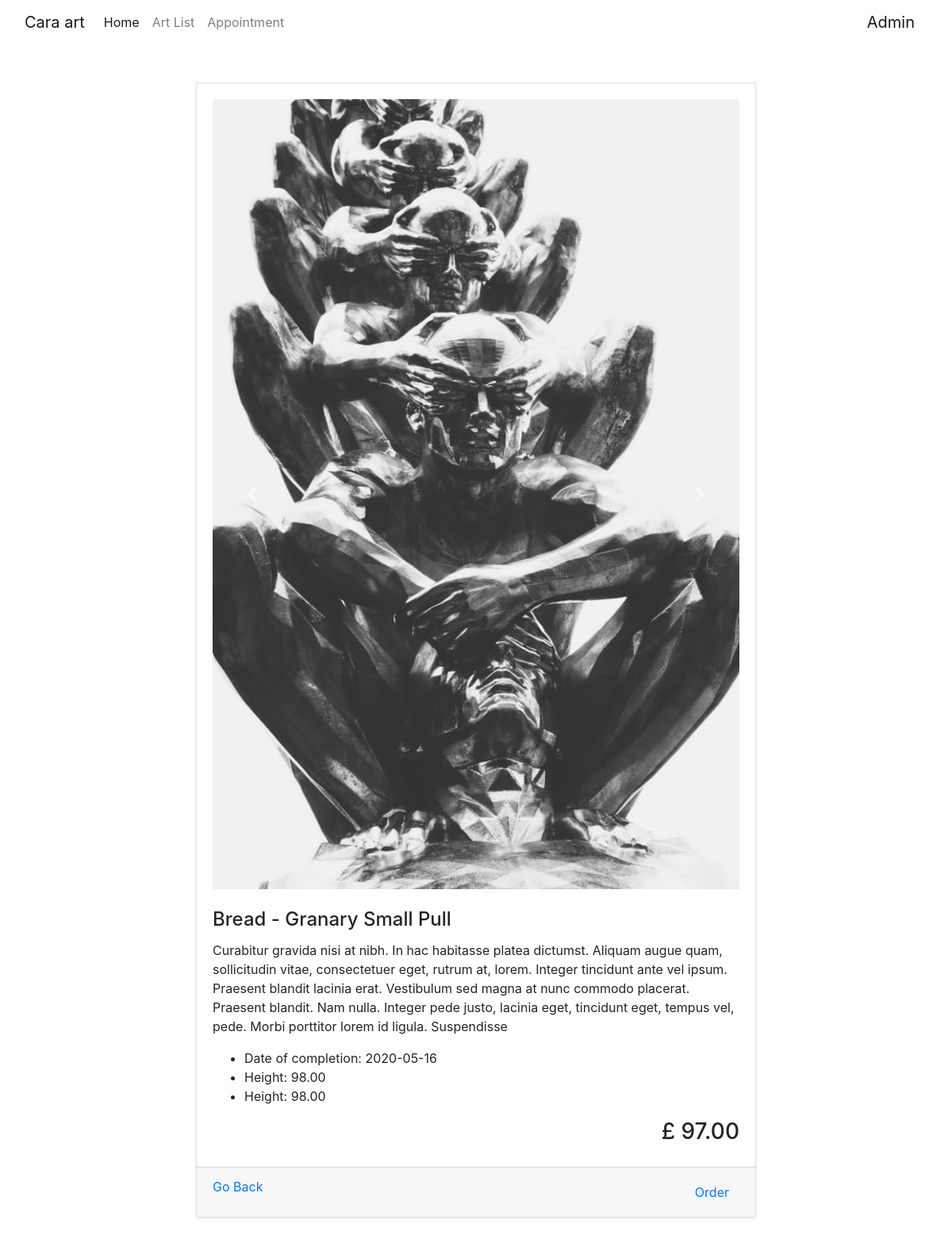
The page /art_view.php?id=2 on the database its author committed.
### tables this page shows
CREATE TABLE `artwork` (
  `id` int(11) NOT NULL,
  `name` varchar(100) NOT NULL,
  `completion_date` date NOT NULL,
  `width` decimal(10,2) NOT NULL,
  `height` decimal(10,2) NOT NULL,
  `price` decimal(10,2) NOT NULL,
  `description` text NOT NULL
);

### functions.php (called while the page is built, shortened)
<?php
function getArtwork($id)
{
    $connection = getConnection();
    $stmt = $connection->prepare('select * from artwork where id =?');
    $stmt->setFetchMode(PDO::FETCH_ASSOC);
    $stmt->bindParam(1, $id);
    $stmt->execute();
    $data = $stmt->fetch();
    $stmt2 = $connection->prepare('select TO_BASE64(image) as image from `artwork_images` where artwork_id = ?');
    $stmt2->setFetchMode(PDO::FETCH_ASSOC);
    $stmt2->bindParam(1, $data['id'], PDO::PARAM_INT);
    $stmt2->execute();
    return ['data' => $data, 'images' => $stmt2->fetchAll()];
}

### art_view.php (the view, shortened to what this page needs)
<?php
require_once "template/header.php";
?>
    <div class="content-box p-5 d-flex align-items-center">
        <div class="container ">
            <div class="row justify-content-center">
                <?php
                include "functions.php";
                $id = $_GET['id'];
                $data = getArtwork($id);
                $art = $data['data'];
                $images = $data['images'];
                ?>
                <div class="col-12 col-sm-8">
                    <div class="card shadow-sm">
                        <div class="card-body">
                            <?php if(count($images) > 0):?>
                            <div id="carouselExampleControls" class="carousel slide mb-4" data-ride="carousel">
                                <div class="carousel-inner">
                                    <?php foreach($images as $key => $val):?>
                                    <?php if($key==0):?>
                                    <div class="carousel-item active">
                                        <img class="d-block w-100" alt="">
                                    </div>
                                    <?php else:?>
                                    <div class="carousel-item">
                                        <img class="d-block w-100" alt="">
                                    </div>
                                    <?php endif; ?>
                                    <?php endforeach; ?>
                                </div>
                                <a class="carousel-control-prev" href="#carouselExampleControls" role="button" data-slide="prev">
                                    <span class="carousel-control-prev-icon" aria-hidden="true"></span>
                                </a>
                                <a class="carousel-control-next" href="#carouselExampleControls" role="button" data-slide="next">
                                    <span class="carousel-control-next-icon" aria-hidden="true"></span>
                                </a>
                            </div>
                            <?php endif; ?>
                            <h4 class="card-title"><?php echo($art['name']); ?></h4>
                            <p class="card-text"><?php echo substr($art['description'], 0, 400); ?></p>
                            <ul>
                                <li>Date of completion: <?php echo $art['completion_date']; ?></li>
                                <li>Height: <?php echo $art['height']; ?></li>
                                <li>Height: <?php echo $art['height']; ?></li>
                            </ul>
                            <h3 class="text-right">£ <?php echo($art['price']); ?></h3>
                        </div>
                        <div class="card-footer d-flex justify-content-between">
                            <a clas="btn btn-link" href="javascript:history.back()">Go Back</a>
                            <a class="btn btn-link" href="<?php echo $base_url ?>order.php?id=<?php echo $art['id'] ?>&name=<?php echo $art['name'] ?>">Order</a>
                        </div>
                    </div>
                </div>
            </div>
        </div>
    </div>

### rows shown on the page
artwork: name "Bread - Granary Small Pull", description "Curabitur gravida nisi at nibh. In hac habitasse platea dictumst. Aliquam augue quam, sollicitudin vitae, consectetuer eget, rutrum at, lorem. Integer tincidunt ante vel ipsum. Praesent blandit lacinia erat. Vestibulum sed magna at nunc commodo placerat. Praesent blandit. Nam nulla. Integer pede justo, lacinia eget, tincidunt eget, tempus vel, pede. Morbi porttitor lorem id ligula. Suspendisse", completion_date "2020-05-16", height "98.00", price "97.00"
